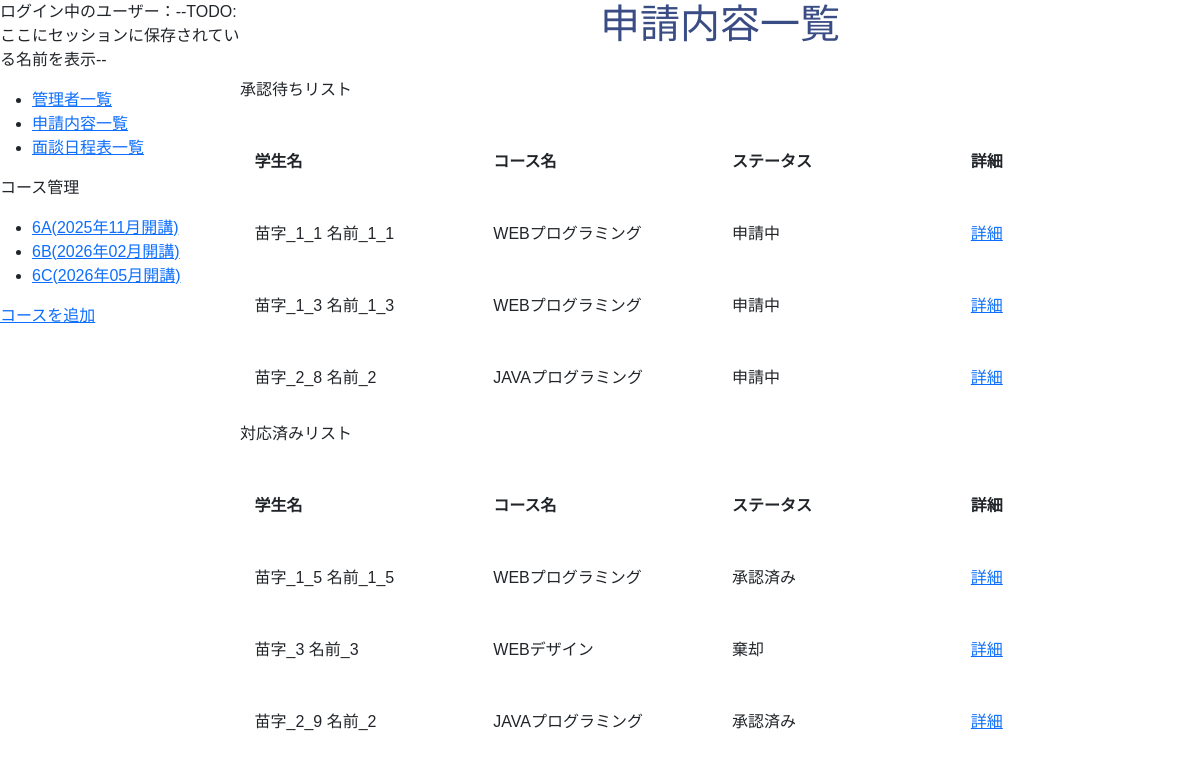
The app's page /admin/index.php with its own data.
### tables this page shows
CREATE TABLE `m_courses` (
  `id` int(11) NOT NULL,
  `name` varchar(255) NOT NULL,
  `start_date` date NOT NULL,
  `end_date` date NOT NULL,
  `course_type` int(11) NOT NULL,
  `classroom_id` int(11) NOT NULL,
  `is_deleted` tinyint(1) NOT NULL DEFAULT 0,
  `created_at` datetime NOT NULL DEFAULT current_timestamp(),
  `updated_at` datetime NOT NULL DEFAULT current_timestamp() ON UPDATE current_timestamp()
);

CREATE TABLE `m_classrooms` (
  `id` int(11) NOT NULL,
  `name` varchar(255) NOT NULL,
  `created_at` datetime NOT NULL DEFAULT current_timestamp(),
  `updated_at` datetime NOT NULL DEFAULT current_timestamp() ON UPDATE current_timestamp()
);

CREATE TABLE `carcon_request_reservations` (
  `id` int(11) NOT NULL,
  `request_carcon_reservation_detail_id` int(11) NOT NULL,
  `change_carcon_reservation_detail_id` int(11) DEFAULT NULL,
  `request_meeting_type` int(11) DEFAULT NULL,
  `change_meeting_type` int(11) DEFAULT NULL,
  `request_status_id` int(11) NOT NULL,
  `request_type` int(4) NOT NULL DEFAULT 0 COMMENT '0: 変更申請 1: キャンセル申請',
  `reject_message` text DEFAULT NULL,
  `created_at` datetime NOT NULL DEFAULT current_timestamp(),
  `updated_at` datetime NOT NULL DEFAULT current_timestamp() ON UPDATE current_timestamp()
);

CREATE TABLE `m_request_statuses` (
  `id` int(11) NOT NULL,
  `name` varchar(255) NOT NULL,
  `created_at` datetime NOT NULL DEFAULT current_timestamp(),
  `updated_at` datetime NOT NULL DEFAULT current_timestamp() ON UPDATE current_timestamp()
);

### includes/functions.php (called while the page is built, shortened)
<?php
function h($string)
{
    return htmlspecialchars($string, ENT_QUOTES, 'UTF-8');
}
function format_date($datetime, $type)
{
    $format_types = [
        1 => 'Y年m月d日 H:i:s',
        2 => 'Y年m月',
        3 => 'm月d日',
        4 => 'Y年m月d日',
        5 => 'Y',
        6 => 'm',
    ];
    return date($format_types[$type], strtotime($datetime));
}

### admin/index.php (the view, shortened to what this page needs)
<?php
require_once __DIR__ . '/../includes/functions.php';
$db = db_connect();
$sql = "SELECT carcon_request_reservations.id AS request_id,
    CONCAT(m_students.last_name , ' ' , m_students.first_name) AS student_name,
    m_courses.name AS course_name,
    m_courses.start_date, m_request_statuses.name AS request_status_name
    FROM carcon_request_reservations
    INNER JOIN carcon_reservation_details ON carcon_request_reservations.request_carcon_reservation_detail_id = carcon_reservation_details.id
    INNER JOIN m_students ON carcon_reservation_details.student_id = m_students.id
    INNER JOIN m_courses ON m_students.course_id = m_courses.id
    INNER JOIN m_request_statuses ON carcon_request_reservations.request_status_id = m_request_statuses.id
    WHERE m_request_statuses.id = 1
    ORDER BY carcon_request_reservations.updated_at ASC";
$stmt = $db->prepare($sql);
$stmt->execute();
$pending_data = $stmt->fetchAll(PDO::FETCH_ASSOC);
$sql = "SELECT carcon_request_reservations.id AS request_id,
    CONCAT(m_students.last_name , ' ' , m_students.first_name) AS student_name,
    m_courses.name AS course_name,
    m_courses.start_date, m_request_statuses.name AS request_status_name
    FROM carcon_request_reservations
    INNER JOIN carcon_reservation_details ON carcon_request_reservations.request_carcon_reservation_detail_id = carcon_reservation_details.id
    INNER JOIN m_students ON carcon_reservation_details.student_id = m_students.id
    INNER JOIN m_courses ON m_students.course_id = m_courses.id
    INNER JOIN m_request_statuses ON carcon_request_reservations.request_status_id = m_request_statuses.id
    WHERE m_request_statuses.id != 1
    ORDER BY carcon_request_reservations.updated_at DESC";
$stmt = $db->prepare($sql);
$stmt->execute();
$done_data = $stmt->fetchAll(PDO::FETCH_ASSOC);
?>
<!DOCTYPE html>
<html lang="ja">
<head>
    <link href="https://cdn.jsdelivr.net/npm/bootstrap@5.3.0/dist/css/bootstrap.min.css" rel="stylesheet">
    <link rel="stylesheet" href="../css/style.css">
</head>
<body class="admin-wrapper">
    <?php
    require dirname(__FILE__) . '/sidebar.php';
    ?>
    <section class="admin-main-wrapper">
        <h1>申請内容一覧</h1>
        <div>
            <p>承認待ちリスト</p>
            <table>
                <thead>
                    <tr>
                        <th>学生名</th>
                        <th>コース名</th>
                        <th>ステータス</th>
                        <th>詳細</th>
                    </tr>
                </thead>
                <tbody>
                    <?php foreach ($pending_data as $data): ?>
                        <tr>
                            <td><?php echo $data["student_name"]; ?></td>
                            <td><?php echo $data["course_name"]; ?></td>
                            <td><?php echo $data["request_status_name"]; ?></td>
                            <td><a href="request_detail.php?id=<?php echo $data["request_id"]; ?>">詳細</a></td>
                        </tr>
                    <?php endforeach; ?>
                </tbody>
            </table>
        </div>
        <div>
            <p>対応済みリスト</p>
            <table>
                <thead>
                    <tr>
                        <th>学生名</th>
                        <th>コース名</th>
                        <th>ステータス</th>
                        <th>詳細</th>
                    </tr>
                </thead>
                <tbody>
                    <?php foreach ($done_data as $data): ?>
                        <tr>
                            <td><?php echo $data["student_name"]; ?></td>
                            <td><?php echo $data["course_name"]; ?></td>
                            <td><?php echo $data["request_status_name"]; ?></td>
                            <td><a href="request_detail.php?id=<?php echo $data["request_id"]; ?>">詳細</a></td>
                        </tr>
                    <?php endforeach; ?>
                </tbody>
            </table>
        </div>
    </section>
</body>
</html>

### admin/sidebar.php
<?php
$sql = "SELECT m_courses.id as courses_id,m_courses.name as courses_name, start_date,m_classrooms.name as classroom_name FROM m_courses INNER JOIN m_classrooms ON m_courses.classroom_id = m_classrooms.id  ORDER BY start_date ASC";
$stmt = $db->prepare($sql);
$stmt->execute();
$course_list = $stmt->fetchAll(PDO::FETCH_ASSOC);
?>
<aside class="admin-sidebar-wrapper">
    <p>ログイン中のユーザー：--TODO:ここにセッションに保存されている名前を表示--</p>
    <nav>
        <ul>
            <li><a href="staff.php">管理者一覧</a></li>
            <li><a href="index.php">申請内容一覧</a></li>
            <li><a href="schedule.php">面談日程表一覧</a></li>
        </ul>
        <div id="course">
            <p>コース管理</p>
            <ul>
                <?php
                foreach ($course_list as $course):
                ?>
                    <li><a href="student.php?courses_id=<?php echo h($course['courses_id']) ?>"><?php echo h($course['classroom_name']) ?>(<?php echo h(format_date($course['start_date'], 2)) ?>開講)</a></li>
                <?php endforeach; ?>
            </ul>
            <a href="course_add.php">コースを追加</a>
        </div>
    </nav>
</aside>

### css/style.css (style rules this page uses)
.admin-wrapper { display: flex; }
.admin-sidebar-wrapper { width: 20%; }
.admin-main-wrapper { width: 80%; }
body { font-family: 'LINE Seed JP', sans-serif; }
table { border-collapse: separate; border-spacing: 5px 16px; table-layout: fixed; width: 100%; }
table td, table th { padding: 1.0rem 0.6rem; }
th:first-child, td:first-child { width: 25%; }
h1 { text-align: center; color: #394C84; margin-bottom: 30px; }

### records on screen
m_courses: classroom.name "6A", start_date "2025年11月"
m_courses: classroom.name "6B", start_date "2026年02月"
m_courses: classroom.name "6C", start_date "2026年05月"
carcon_request_reservations: student_name "苗字_1_1 名前_1_1", m_courses.name "WEBプログラミング", request_status.name "申請中"
carcon_request_reservations: student_name "苗字_1_3 名前_1_3", m_courses.name "WEBプログラミング", request_status.name "申請中"
carcon_request_reservations: student_name "苗字_2_8 名前_2", m_courses.name "JAVAプログラミング", request_status.name "申請中"
carcon_request_reservations: student_name "苗字_1_5 名前_1_5", m_courses.name "WEBプログラミング", request_status.name "承認済み"
carcon_request_reservations: student_name "苗字_3 名前_3", m_courses.name "WEBデザイン", request_status.name "棄却"
carcon_request_reservations: student_name "苗字_2_9 名前_2", m_courses.name "JAVAプログラミング", request_status.name "承認済み"
